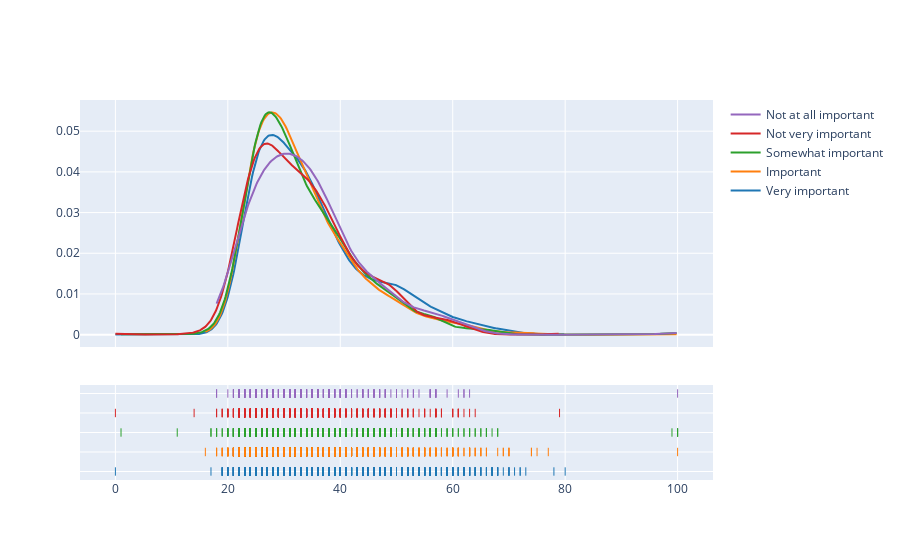

Notebook cell for this chart:
### Code cell
top_uni_dist = []
for uni in top_uni.index:
    top_uni_dist.append(mcq[(mcq['Age'].notnull()) & 
                           (mcq['UniversityImportance'] == uni)]['Age'])

group_labels = top_uni.index
fig = fig_fact.create_distplot(top_uni_dist, group_labels, show_hist=False)
py.iplot(fig, filename='University Importance by Age')

### Figure 1 — Plotly figure (JSON) as saved in the notebook; plotly's stock layout.template omitted (floating-point values rounded to 4 significant figures; data arrays with more than 128 entries replaced by an {"elided": "..."} marker saying what was removed)
{"data": [{"legendgroup": "Very important", "marker": {"color": "rgb(31, 119, 180)"}, "mode": "lines", "name": "Very important", "showlegend": true, "type": "scatter", "x": {"elided": "500 float values"}, "xaxis": "x", "y": {"elided": "500 float values"}, "yaxis": "y"}, {"legendgroup": "Important", "marker": {"color": "rgb(255, 127, 14)"}, "mode": "lines", "name": "Important", "showlegend": true, "type": "scatter", "x": {"elided": "500 float values"}, "xaxis": "x", "y": {"elided": "500 float values"}, "yaxis": "y"}, {"legendgroup": "Somewhat important", "marker": {"color": "rgb(44, 160, 44)"}, "mode": "lines", "name": "Somewhat important", "showlegend": true, "type": "scatter", "x": {"elided": "500 float values"}, "xaxis": "x", "y": {"elided": "500 float values"}, "yaxis": "y"}, {"legendgroup": "Not very important", "marker": {"color": "rgb(214, 39, 40)"}, "mode": "lines", "name": "Not very important", "showlegend": true, "type": "scatter", "x": {"elided": "500 float values"}, "xaxis": "x", "y": {"elided": "500 float values"}, "yaxis": "y"}, {"legendgroup": "Not at all important", "marker": {"color": "rgb(148, 103, 189)"}, "mode": "lines", "name": "Not at all important", "showlegend": true, "type": "scatter", "x": {"elided": "500 float values"}, "xaxis": "x", "y": {"elided": "500 float values"}, "yaxis": "y"}, {"legendgroup": "Very important", "marker": {"color": "rgb(31, 119, 180)", "symbol": "line-ns-open"}, "mode": "markers", "name": "Very important", "showlegend": false, "type": "scatter", "x": {"elided": "2882 int values"}, "xaxis": "x", "y": {"elided": "2882 str values"}, "yaxis": "y2"}, {"legendgroup": "Important", "marker": {"color": "rgb(255, 127, 14)", "symbol": "line-ns-open"}, "mode": "markers", "name": "Important", "showlegend": false, "type": "scatter", "x": {"elided": "2313 int values"}, "xaxis": "x", "y": {"elided": "2313 str values"}, "yaxis": "y2"}, {"legendgroup": "Somewhat important", "marker": {"color": "rgb(44, 160, 44)", "symbol": "line-ns-open"}, "mode": "markers", "name": "Somewhat important", "showlegend": false, "type": "scatter", "x": {"elided": "1673 int values"}, "xaxis": "x", "y": {"elided": "1673 str values"}, "yaxis": "y2"}, {"legendgroup": "Not very important", "marker": {"color": "rgb(214, 39, 40)", "symbol": "line-ns-open"}, "mode": "markers", "name": "Not very important", "showlegend": false, "type": "scatter", "x": {"elided": "766 int values"}, "xaxis": "x", "y": {"elided": "766 str values"}, "yaxis": "y2"}, {"legendgroup": "Not at all important", "marker": {"color": "rgb(148, 103, 189)", "symbol": "line-ns-open"}, "mode": "markers", "name": "Not at all important", "showlegend": false, "type": "scatter", "x": {"elided": "310 int values"}, "xaxis": "x", "y": {"elided": "310 str values"}, "yaxis": "y2"}], "layout": {"barmode": "overlay", "hovermode": "closest", "legend": {"traceorder": "reversed"}, "xaxis": {"anchor": "y2", "domain": [0, 1], "zeroline": false}, "yaxis": {"anchor": "free", "domain": [0.35, 1], "position": 0}, "yaxis2": {"anchor": "x", "domain": [0, 0.25], "dtick": 1, "showticklabels": false}}}
